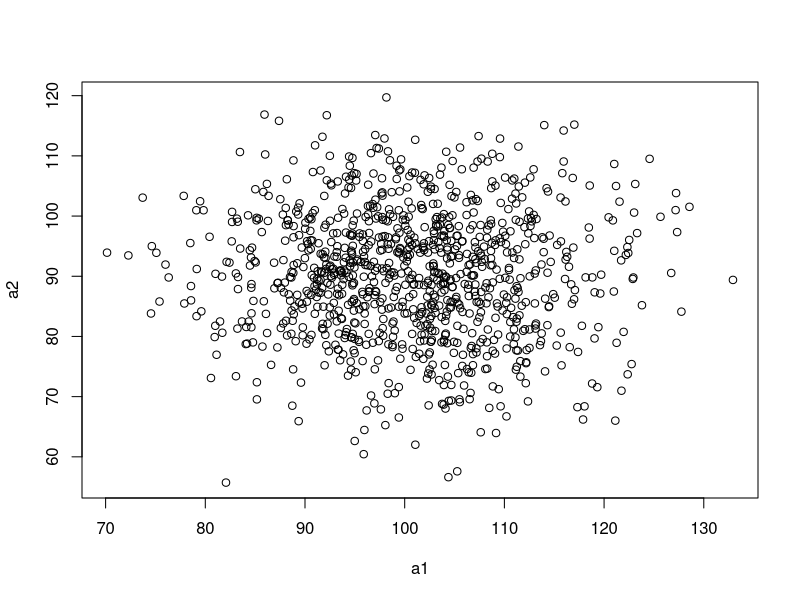
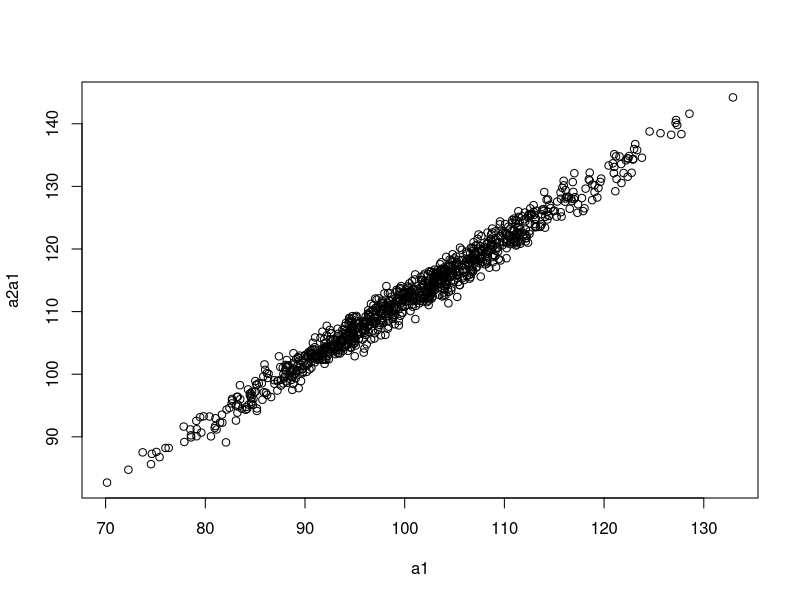
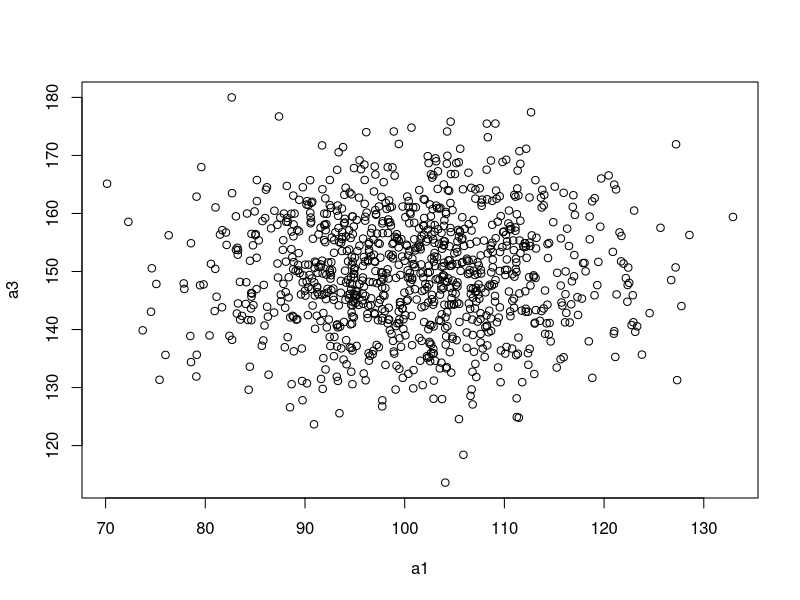
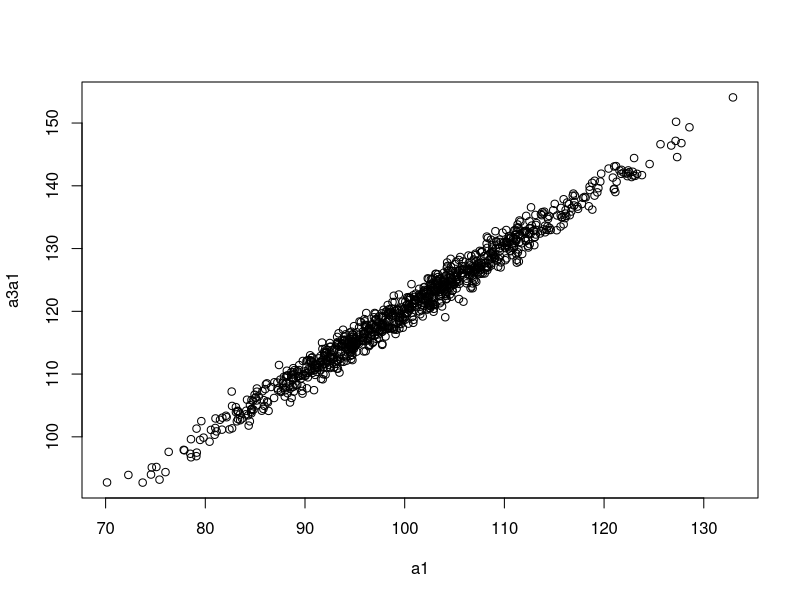
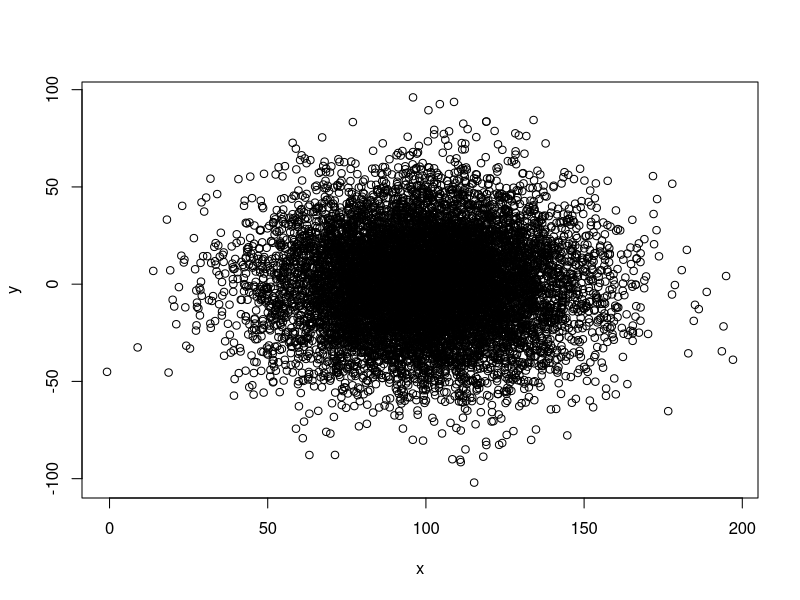
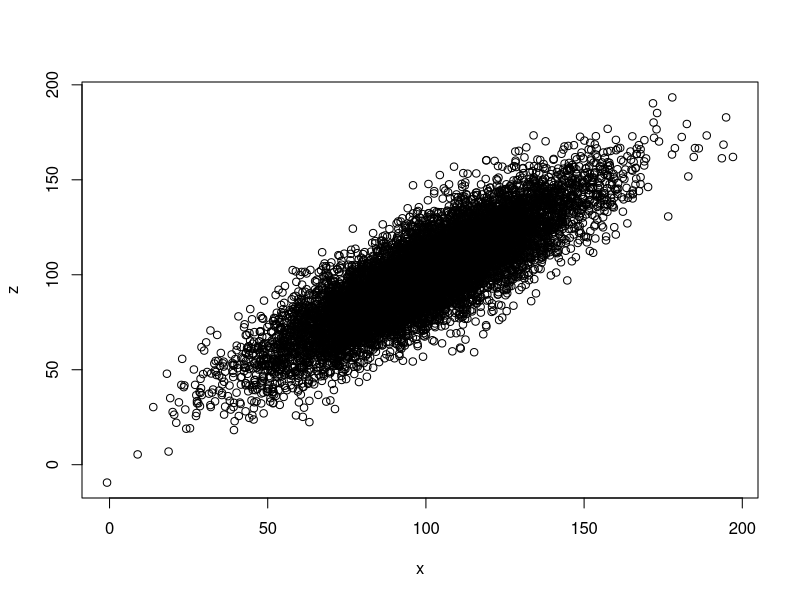
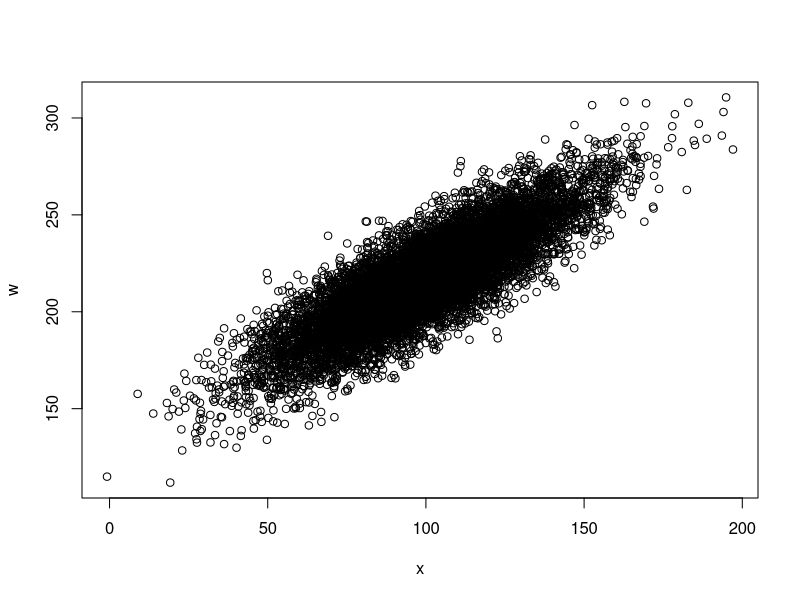

The R source for these figures, in order:
r <- 0.99
k <- sqrt((1-r^2))
n <- 1000

k1 <- sqrt

a1 <- rnorm(n, 100, 10)
a2 <- rnorm(n, 90, 10)
a22 <- rnorm(n, 100, 10)
a3 <- rnorm(n, 150, 10)

a2a1 <- a1*r+a2*k
a3a1 <- a1*r+a3*k

plot(a1, a2)
plot(a1, a2a1)
plot(a1, a3)
plot(a1, a3a1)

mean(a1)
mean(a2)
mean(a22)
mean(a3)
mean(a2a1)
mean(a3a1)

cor(a1, a2a1)
cor(a1, a3a1)

##-----------------

samples = 200
r = 0.83

library('MASS')
data = mvrnorm(n=samples, mu=c(0, 0), Sigma=matrix(c(1, r, r, 1), nrow=2), empirical=TRUE)
X = data[, 1]  # standard normal (mu=0, sd=1)
Y = data[, 2]  # standard normal (mu=0, sd=1)

cor(X, Y)  # yay!
cor(X*0.01 + 42, Y*3 - 1)  # Linear transformations of X and Y won't change r.

r=0.85
k <- sqrt(1-r^2)
f <- 2.5
x <- rnorm(10000, 100, 25)
y <- rnorm(10000, 0, 25)
z <- r*x+k*y+(100*(1-r))

w <- r*x+k*rnorm(10000, 250, 25)

plot(x, y)
plot(x, z)
plot(x, w)
cor(x, y)
cor(x, z)
cor(x, w)
mean(x)
mean(y)
mean(z)
mean(w)

